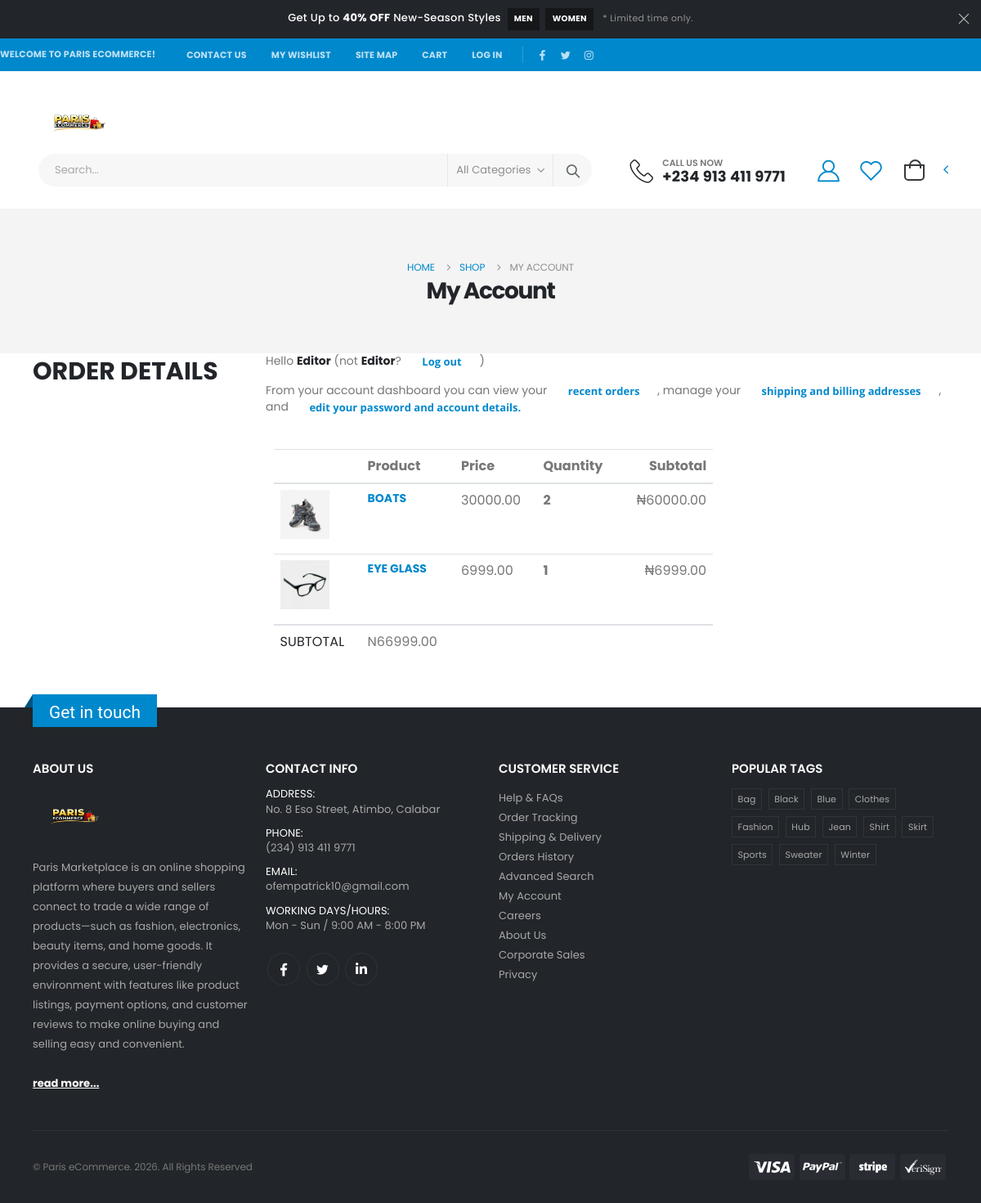
Page /users/order-detail/82 on the committed database.
### commerce/models.py (models this page shows, shortened)
class OrderItem(models.Model):
    order = models.ForeignKey(Order, on_delete=models.CASCADE)
    product = models.ForeignKey(Product, on_delete=models.CASCADE)
    quantity = models.PositiveIntegerField(default=1)
    price = models.DecimalField(max_digits=11, decimal_places=2)
    def __str__(self):
        return str( self.quantity)
    @property
    def get_subtotal(self):
        total = self.product.price * self.quantity
        return total

class Product(models.Model):
    subcategory = models.ForeignKey(SubCategory, on_delete=models.CASCADE, related_name='products')
    name = models.CharField(max_length=255)
    description = models.TextField(blank=True, null=True)
    old_price = models.DecimalField(max_digits=10, decimal_places=2, null=True, blank=True)
    price = models.DecimalField(max_digits=10, decimal_places=2)
    sku = models.CharField(max_length=10, null=True, blank=True)
    stock = models.PositiveIntegerField(default=0)
    dimension = models.CharField(max_length=10, null=True, blank=True)
    weight = models.DecimalField(max_digits=5, decimal_places=2, default=0.0)
    total_sales = models.IntegerField(default=0) #how many times the product has been sold
    average_rating = models.DecimalField(max_digits=3, decimal_places=2, default=0.0)
    is_featured = models.BooleanField(default=False)
    is_latest = models.BooleanField(default=False)
    is_best_seller = models.BooleanField(default=False)
    is_top = models.BooleanField(default=False)
    image = models.ImageField(upload_to='static/images/products')
    discount = models.DecimalField(max_digits=10, decimal_places=2, null=True, blank=True,
                                   validators=[MinValueValidator(1), MaxValueValidator(99)]
                                   )
    date_added = models.DateTimeField(auto_now_add=True)
    @property
    def imageURL(self):
        try:
            url = self.image.url
        except:
            url = ' '
        return url
    class Meta:
        ordering = ['-date_added']

### users/views.py (the view)
# urls.py: path('order-detail/<int:pk>', views.orderDetail, name='order-detail'),
def orderDetail(request, pk):
    order = Order.objects.get(id=pk)
    items = order.orderitem_set.all()
    subtotal = order.subtotal
    print('.......', items)
    return render(request, 'order-detail.html', {'items':items, 'subtotal':subtotal})

### commerce/models.py (called while the page is built)
    @property
    def subtotal(self):
        orderitem = self.orderitem_set.all()
        total = sum([item.get_subtotal for item in orderitem])
        return total

### users/templates/order-detail.html (shortened to what this page needs)
{%extends 'main.html'%}
{%load static %}
{%block content%}
		<main class="main">
			<div class="page-header">
				<div class="container d-flex flex-column align-items-center">
					<nav aria-label="breadcrumb" class="breadcrumb-nav">
						<div class="container">
							<ol class="breadcrumb">
								<li class="breadcrumb-item"><a href="{%url 'home'%}">Home</a></li>
								<li class="breadcrumb-item"><a href="{%url 'category'%}">Shop</a></li>
								<li class="breadcrumb-item active" aria-current="page">
									My Account
								</li>
							</ol>
						</div>
					</nav>
					<h1>My Account</h1>
				</div>
			</div>
			<div class="container account-container custom-account-container">
				<div class="row">
					<div class="sidebar widget widget-dashboard mb-lg-0 mb-3 col-lg-3 order-0">
						<h2 class="text-uppercase">Order Details</h2>
					</div>
					<div class="col-lg-9 order-lg-last order-1 tab-content">
						<div class="tab-pane fade show active" id="dashboard" role="tabpanel">
							<div class="dashboard-content">
								<p>
									Hello <strong class="text-dark">Editor</strong> (not
									<strong class="text-dark">Editor</strong>?
									<a href="{%url 'login'%}" class="btn btn-link ">Log out</a>)
								</p>
								<p>
									From your account dashboard you can view your
									<a class="btn btn-link link-to-tab" href="#order">recent orders</a>,
									manage your
									<a class="btn btn-link link-to-tab" href="#address">shipping and billing
										addresses</a>, and
									<a class="btn btn-link link-to-tab" href="#edit">edit your password and account
										details.</a>
								</p>
                                <div class="col-lg-8">
                                    <div class="cart-table-container">
                                            <table class="table table-cart">
                                                <thead>
                                                    <tr>
                                                        <th class="thumbnail-col"></th>
                                                        <th class="product-col">Product</th>
                                                        <th class="price-col">Price</th>
                                                        <th class="qty-col">Quantity</th>
                                                        <th class="text-right">Subtotal</th>
                                                    </tr>
                                                </thead>
                                                <tbody>
                                                    {%for item in items%}
                                                    <tr class="product-row">
                                                        <td>
                                                            <figure class="product-image-container">
                                                                <a href="" class="product-image">
                                                                    <img src="{{item.product.imageURL}}" style="width:60px" alt="product">
                                                                </a>
                                                            </figure>
                                                        </td>
                                                        <td class="product-col">
                                                            <h5 class="product-title">
                                                                <a href="">{{item.product.name|upper}}</a>
                                                            </h5>
                                                        </td>
                                                        <td>{{item.product.price}}</td>
                                                        <td>
                                                            <div class="quantity">
                                                                    <p id="cart-item" data-product="{{item.product.id}}" >{{item.quantity}}</p>
                                                            </div>
                                                        </td>
                                                        <td data-product="{{item.product.id}}" class="text-right"><span class="subtotal-price">₦{{item.get_subtotal}}</span></td>
                                                    </tr>
                                                    {%endfor%}
                                                </tbody>
                                                <tr>
                                                    <td class="text-dark text-uppercase ls-10" >Subtotal</td>
                                                    <td>N{{subtotal}}</td>
                                                </tr>
                                            </table>
                                    </div>
			                    </div>
							</div>
						</div>
					</div>
				</div>
			</div>
		</main>
{%endblock%}

### rows in the picture
OrderItem: product.imageURL (picture), product.name "BOATS", product.price "30000.00", quantity "2", get_subtotal "60000.00"
OrderItem: product.imageURL (picture), product.name "EYE GLASS", product.price "6999.00", quantity "1", get_subtotal "6999.00"

### other values in the picture
{{ subtotal }} "66999.00"
